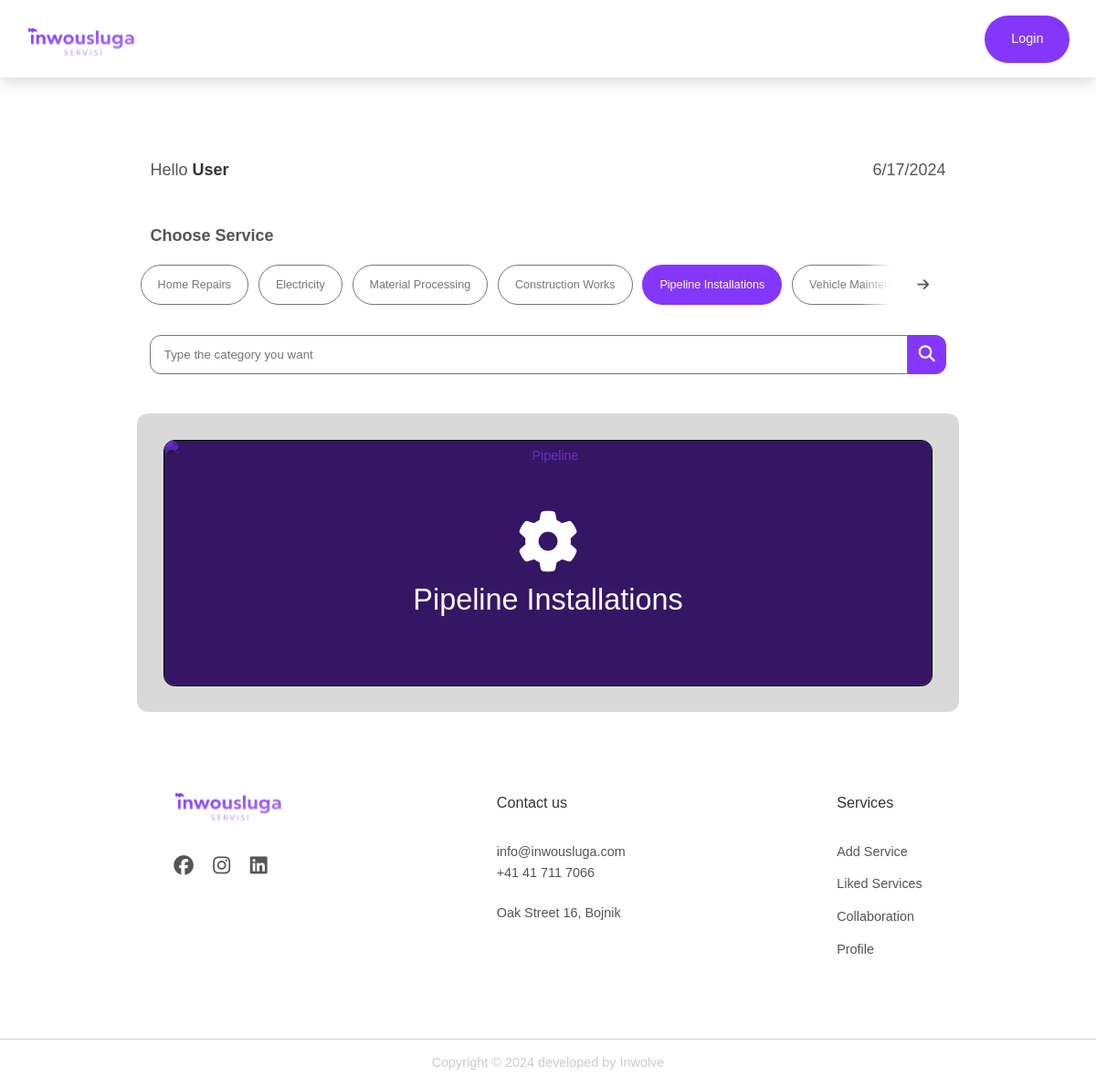
/?q=29, run on the app's committed database.
### tables this page shows
CREATE TABLE `category` (
  `CID` int NOT NULL,
  `Category_Type` varchar(255) NOT NULL,
  `Created_At` timestamp NULL DEFAULT CURRENT_TIMESTAMP
);

### index.php (the view, shortened to what this page needs)
<?php
include "./php/db.php";
$allCategories = mysqli_query($db, "select * from category");
$allCategoriesTwo = mysqli_query($db, "select * from category");
$categoryID = isset($_GET["q"]) ? $_GET["q"] : false;
?>
<!DOCTYPE html>
<html lang="en">
<head>
  <link rel="stylesheet" href="./php/header/header.css" />
  <link rel="stylesheet" href="./styles/general.css" />
  <link rel="stylesheet" href="./styles/style.css" />
  <link rel="stylesheet" href="./styles/picker.css" />
  <link rel="stylesheet" href="./php/category/category.css" />
  <link rel="stylesheet" href="./php/service/service.css" />
  <link rel="stylesheet" href="./php/service-row/service-row.css" />
  <link rel="stylesheet" href="./php/site-header/site-header.css" />
  <link rel="stylesheet" href="./php/footer/footer.css" />
  <link rel="stylesheet" href="./styles/media.css" />
  <link rel="stylesheet" href="https://cdnjs.cloudflare.com/ajax/libs/font-awesome/6.5.2/css/all.min.css"
 />
</head>
<body>
  <?php require_once 'php/header/header.php' ?>
  <main>
    <section class="section category-section">
      <?php include "./php/site-header/site-header.php" ?>
      <div class="container margin-bottom-xsm">
        <h1 class="heading-primary">Choose Service</h1>
      </div>
      <div class="container wrapper margin-bottom-sm">
        <ul class="tabs-box">
          <?php while ($rows = mysqli_fetch_assoc($allCategoriesTwo)): ?>
            <a href=<?= "./?q=" . $rows["CID"] ?>>
              <li class="<?= "tab " . ($rows['CID'] == $categoryID ? ' active' : '') ?>">
                <?= $rows["Category_Type"] ?>
              </li>
            </a>
          <?php endwhile; ?>
        </ul>
        <div class="tab-icon">
          <i id="right" class="fa-solid fa-arrow-right"></i>
        </div>
      </div>
      <div class="container margin-bottom-md">
        <form class="form-search" method="POST" id="search-form">
          <input type="text" placeholder="Type the category you want" class="search" name="search" id="search" />
          <button type="submit" class="search-button">
            <i class="fa-solid fa-magnifying-glass search-icon"></i>
          </button>
        </form>
      </div>
      <div class="container grid grid--3-cols categories-list">
        <?php
        if (!isset($_GET["q"]))
          while ($row = mysqli_fetch_assoc($allCategories))
            include "php/category/category.php";
        else {
          $row = mysqli_fetch_assoc(mysqli_query($db, "select * from category where CID = " . $categoryID));
          $categoryActive = "span-whole-grid";
          include "php/category/category.php";
        }
        ?>
      </div>
    </section>
  </main>
  <?php require_once './php/footer/footer.php' ?>
</body>
</html>

### php/category/category.php (shortened to what this page needs)
<a href="<?= "./?q=" . $row["CID"] ?>" id="cat" class="category <?= isset($categoryActive) ? $categoryActive : '' ?>">
  <i class="fa-solid fa-gear"></i>
  <div class="gradient" aria-label="background"></div>
  <span><?= $row["Category_Type"] ?></span>
</a>

### styles/general.css (style rules this page uses)
* { padding: 0px; margin: 0px; box-sizing: border-box; }
html { font-size: 62.5%; scroll-behavior: smooth; }
body { font-family: "Montserrat", sans-serif; line-height: 1.6; color: #555; font-size: 1.6rem; }
a:link, a:visited { color: #fff; text-decoration: none; }
.heading-primary { font-size: 2rem; font-weight: 600; }
.container { max-width: 100rem; margin: 0 auto; padding: 0 1.6rem; }
.grid { display: grid; }
.grid--3-cols { grid-template-columns: repeat(3, 1fr); }
.search-button { border-top-right-radius: 12px; border-bottom-right-radius: 12px; outline: none; border: none; cursor: pointer; background-color: #8437fb; }
section { padding: 9.6rem 0; }
.margin-bottom-xsm { margin-bottom: 1.6rem; }
.margin-bottom-sm { margin-bottom: 3.2rem; }
.margin-bottom-md { margin-bottom: 4.8rem; }
.search { border: 1px solid #777777; outline: none; border-top-left-radius: 12px; border-bottom-left-radius: 12px; padding-left: 1.6rem; }

### styles/style.css (style rules this page uses)
.categories-list { background-color: #d9d9d9; padding: 3.2rem; border-radius: 12px; gap: 3.2rem; max-height: 100rem; overflow-x: scroll; }

### styles/picker.css (style rules this page uses)
.form-search { display: grid; width: 100%; grid-template-columns: 1fr 0.05fr; }
.form-search .search { height: 4.8rem; }
.search-icon { color: #fff; font-size: 2rem; }
.wrapper { padding: 0.4rem; position: relative; overflow-x: hidden; }
.wrapper .tab-icon { position: absolute; top: 0; height: 100%; width: 12rem; display: flex; align-items: center; }
.tab-icon:last-child { right: 0; justify-content: flex-end; background: linear-gradient(-90deg, #fff 70%, transparent); }
.tab-icon i { width: 5.5rem; height: 5.5rem; cursor: pointer; font-size: 1.6rem; text-align: center; line-height: 5.5rem; border-radius: 50%; }
.tab-icon:last-child i { margin-right: 1.6rem; }
.wrapper .tabs-box { display: flex; gap: 1.2rem; list-style: none; overflow-x: hidden; scroll-behavior: smooth; }
.tabs-box .tab { cursor: pointer; font-size: 1.4rem; white-space: nowrap; padding: 1.2rem 2rem; border-radius: 30px; border: 1px solid #777; color: #777; }
.tabs-box .tab.active { color: #fff; background: #8437fb; border-color: transparent; }

### php/category/category.css (style rules this page uses)
.category { border: 1px solid black; height: 30rem; border-radius: 12px; overflow: hidden; position: relative; z-index: 10; display: flex; flex-direction: column; justify-content: center; align-items: center; text-align: center; line-height: 3.6rem; }
.gradient { top: 0; width: 100%; height: 100%; position: absolute; background-color: #351664; mix-blend-mode: hard-light; z-index: 10; }
.category i { position: relative; z-index: 100; color: #fff; font-size: 7.4rem; margin-bottom: 1.6rem; }
.category span { position: relative; z-index: 100; color: #fff; font-size: 3.6rem; }
.span-whole-grid { grid-column: 1/-1; }

### styles/media.css (style rules this page uses)
@media (max-width: 75em) { html { font-size: 56.25%; } }

### data on the page
category: Category_Type "Home Repairs"
category: Category_Type "Electricity"
category: Category_Type "Material Processing"
category: Category_Type "Construction Works"
category: Category_Type "Pipeline Installations"
category: Category_Type "Vehicle Maintenance"

### other printed values
$_SESSION["user_name"] "User"
